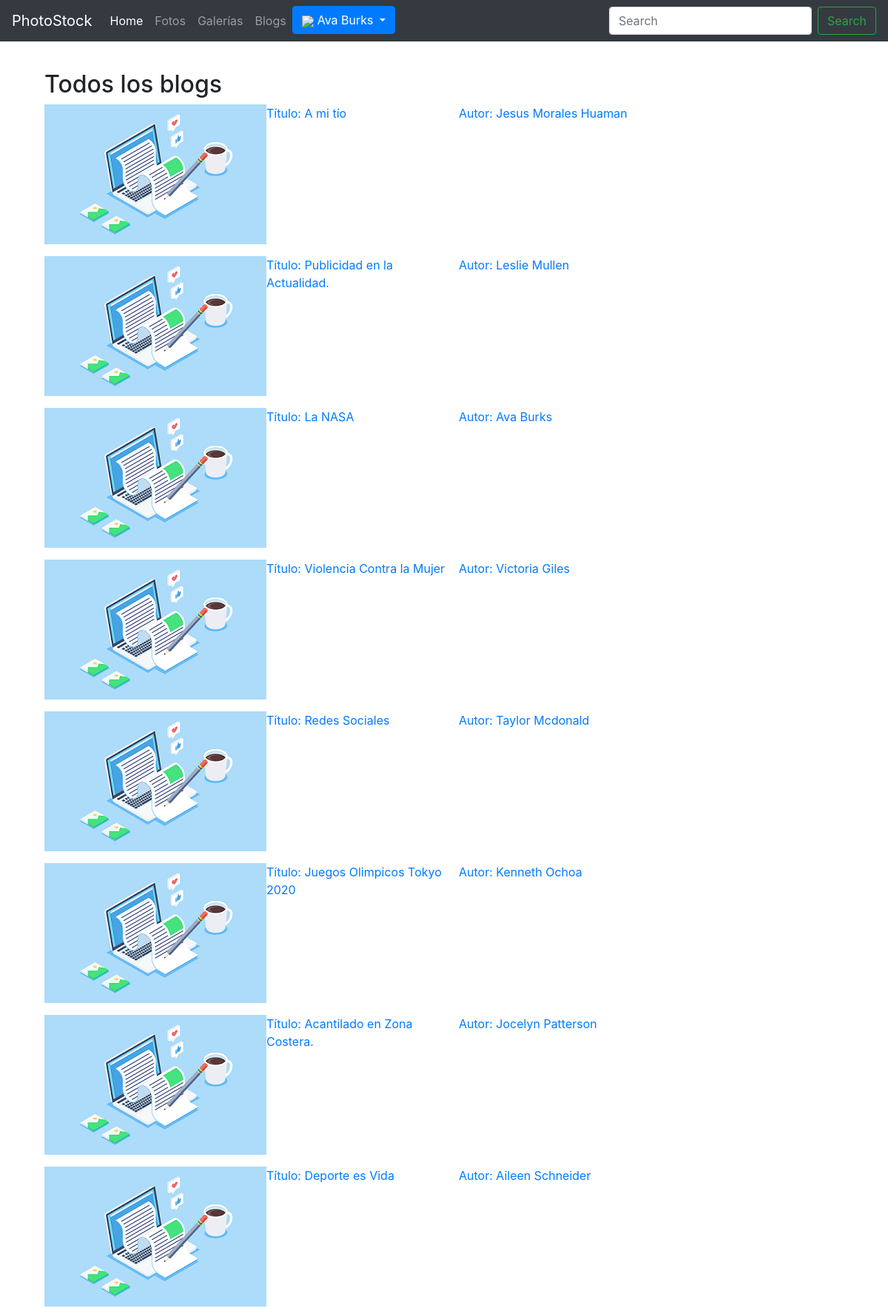
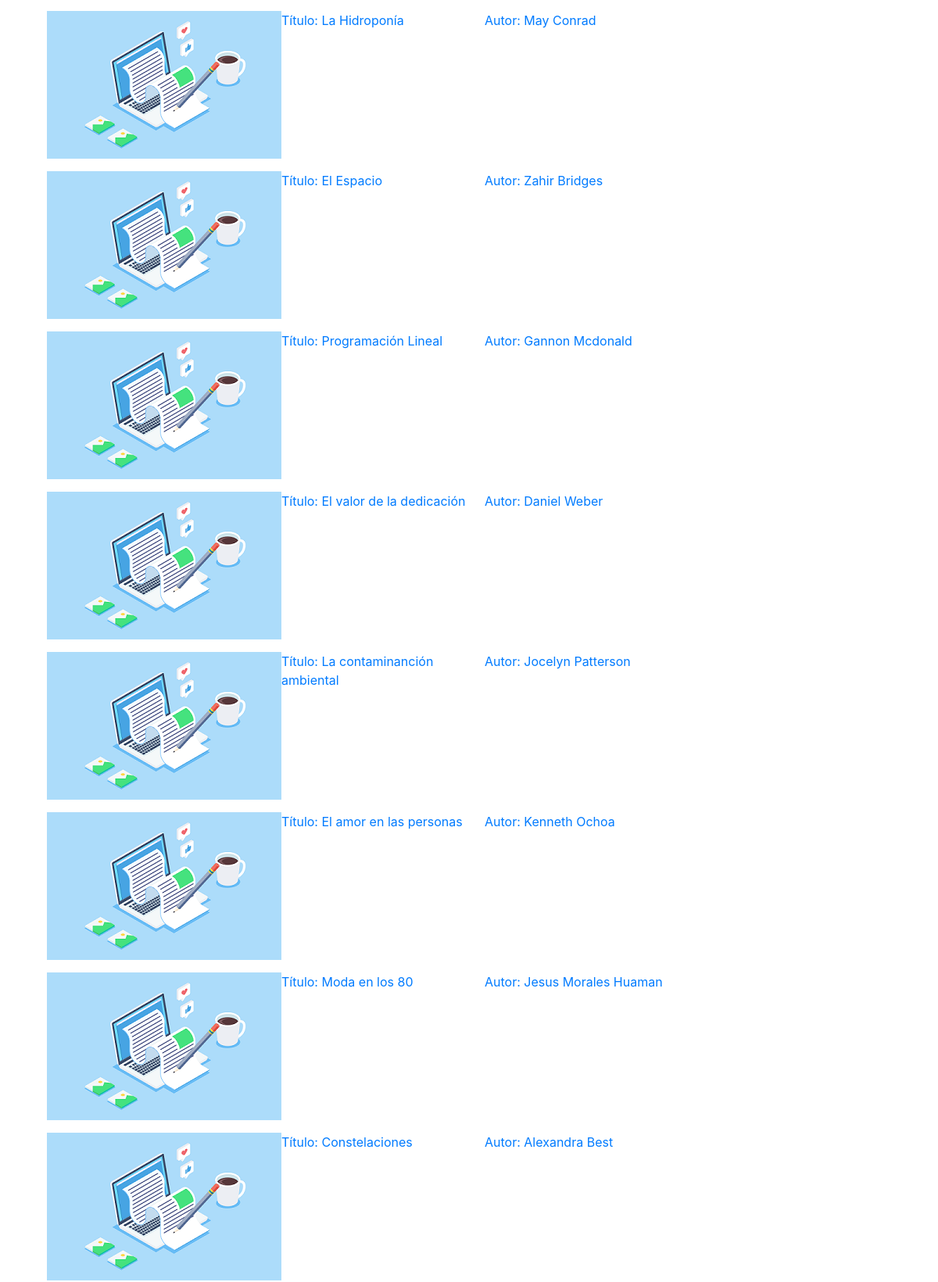
Screenshot of /blogs.php (signed in, upper part) with the database file from the repository (2 pictures, top to bottom).
### tables this page shows
CREATE TABLE blogs(
    id_blog BIGINT PRIMARY KEY AUTO_INCREMENT,
    id_usuario BIGINT NOT NULL,
    fecha_blog DATE NOT NULL DEFAULT CURRENT_DATE,
    nombre_blog VARCHAR(50) NOT NULL,
    contenido TEXT NOT NULL,
    id_foto BIGINT NULL,
    FOREIGN KEY (id_usuario) REFERENCES usuarios(id_usuario),
    FOREIGN KEY (id_foto) REFERENCES fotos(id_foto)
    );

CREATE TABLE usuarios(
    id_usuario BIGINT PRIMARY KEY AUTO_INCREMENT,
    username VARCHAR(50) UNIQUE NOT NULL,
    password VARCHAR(250) NOT NULL,
    nombres VARCHAR(100) NOT NULL,
    apellidos VARCHAR(100)NOT NULL,
    nacimiento DATE NOT NULL,
    direccion TEXT NOT NULL,
    sobre_mi TEXT NULL,
    foto TEXT NULL,
    administrador int default 0
    );

### controladores/obtener_todos_blogs.php (the view, shortened to what this page needs)
<?php
include "conexion.php";
$sql = "CALL obtener_todos_blogs;";
$result = mysqli_query($conexion,$sql);
if (mysqli_num_rows($result) > 0) {
    while($row = mysqli_fetch_assoc($result)) {
        $id_blog =$row['id_blog'];
        $titulo = $row['nombre_blog'];
        $Nombres = $row['nombres'];
        $apellidos = $row['apellidos'];
        ?>
        <a href="blog.php?id_blog=<?php echo $id_blog;?>">
            <figure class = "grid-blog">
                <img clas = "img-blog" src="assets/img/blog.png" alt="">
                <figcaption><?php echo "Título: ".$titulo;?></figcaption>
                <figcaption><?php echo "Autor: $Nombres $apellidos";?></figcaption>
            </figure>
        </a>
    <?php }
    }else echo "No se han encontrado resultados";
?>

### assets/css/index.css (style rules this page uses)
body { align-items: center; }

### assets/css/main.css (style rules this page uses)
.grid-blog { display: grid; grid-template-columns: repeat(4,1fr); }

### rows the page displays
blogs: nombre_blog "A mi tío", id_usuario.nombres "Jesus", id_usuario.apellidos "Morales Huaman"
blogs: nombre_blog "Publicidad en la Actualidad.", id_usuario.nombres "Leslie", id_usuario.apellidos "Mullen"
blogs: nombre_blog "La NASA", id_usuario.nombres "Ava", id_usuario.apellidos "Burks"
blogs: nombre_blog "Violencia Contra la Mujer", id_usuario.nombres "Victoria", id_usuario.apellidos "Giles"
blogs: nombre_blog "Redes Sociales", id_usuario.nombres "Taylor", id_usuario.apellidos "Mcdonald"
blogs: nombre_blog "Juegos Olimpicos Tokyo 2020", id_usuario.nombres "Kenneth", id_usuario.apellidos "Ochoa"
blogs: nombre_blog "Acantilado en Zona Costera.", id_usuario.nombres "Jocelyn", id_usuario.apellidos "Patterson"
blogs: nombre_blog "Deporte es Vida", id_usuario.nombres "Aileen", id_usuario.apellidos "Schneider"
blogs: nombre_blog "La Hidroponía", id_usuario.nombres "May", id_usuario.apellidos "Conrad"
blogs: nombre_blog "El Espacio", id_usuario.nombres "Zahir", id_usuario.apellidos "Bridges"
blogs: nombre_blog "Programación Lineal", id_usuario.nombres "Gannon", id_usuario.apellidos "Mcdonald"
blogs: nombre_blog "El valor de la dedicación", id_usuario.nombres "Daniel", id_usuario.apellidos "Weber"
blogs: nombre_blog "La contaminanción ambiental", id_usuario.nombres "Jocelyn", id_usuario.apellidos "Patterson"
blogs: nombre_blog "El amor en las personas", id_usuario.nombres "Kenneth", id_usuario.apellidos "Ochoa"
blogs: nombre_blog "Moda en los 80", id_usuario.nombres "Jesus", id_usuario.apellidos "Morales Huaman"
blogs: nombre_blog "Constelaciones", id_usuario.nombres "Alexandra", id_usuario.apellidos "Best"

### other values shown
$_SESSION ['nombres'] "Ava"
$_SESSION['apellidos'] "Burks"
